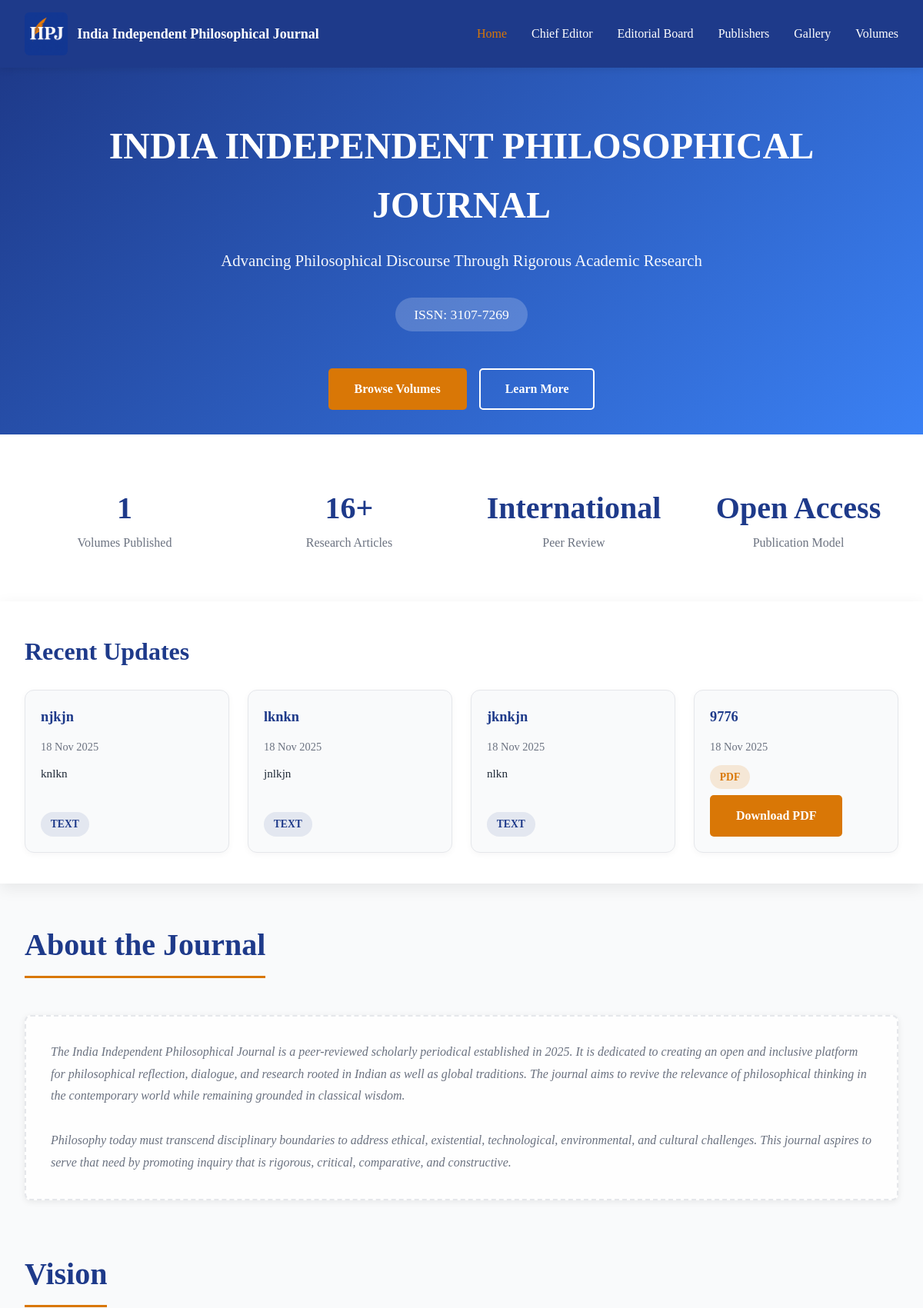
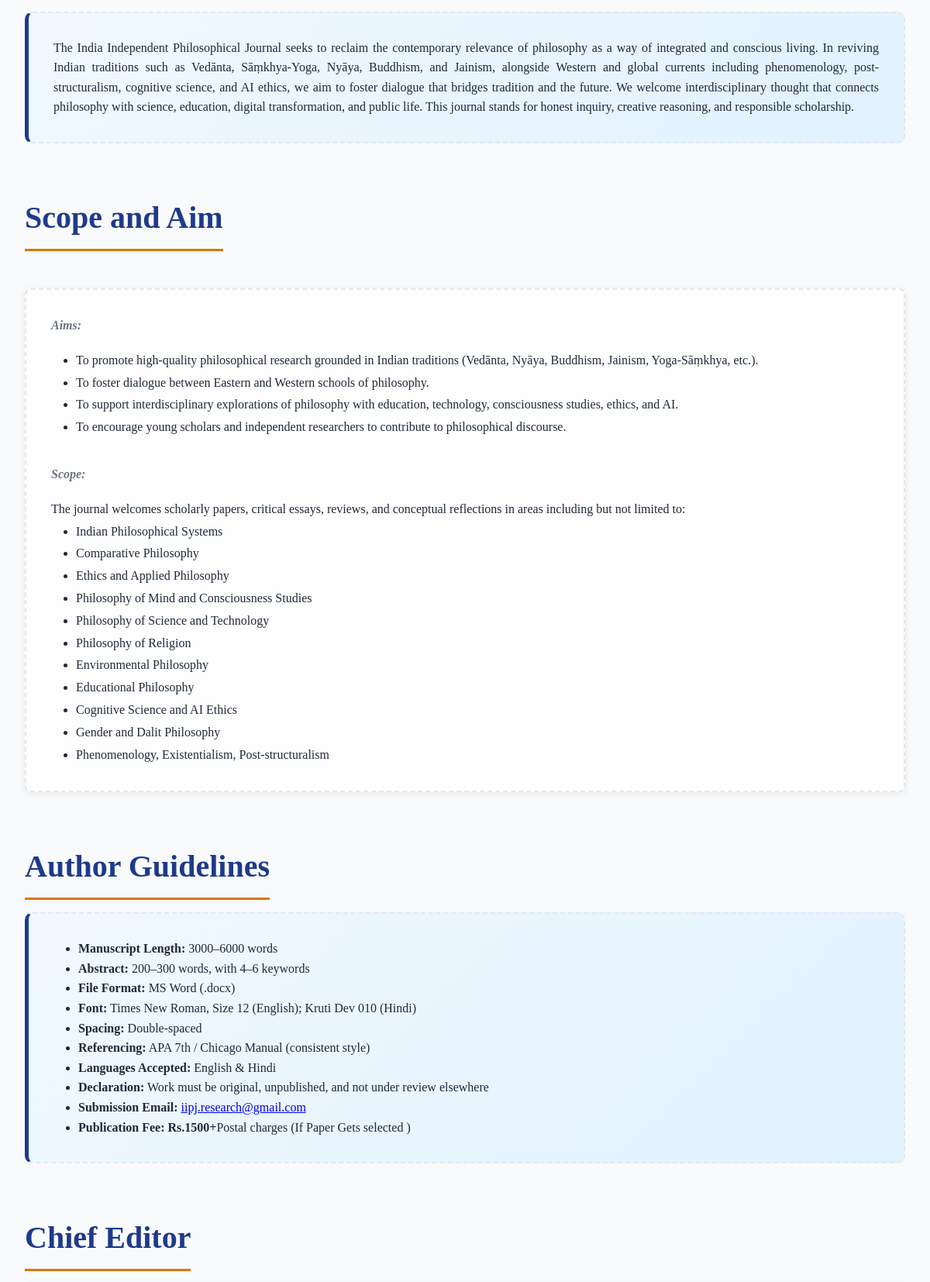
The page / (upper part) on the database its author committed (2 pictures, top to bottom).
### tables this page shows
CREATE TABLE `recent_updates` (
  `id` int(11) NOT NULL,
  `title` varchar(255) NOT NULL,
  `update_type` enum('text','pdf') NOT NULL DEFAULT 'text',
  `content` text DEFAULT NULL,
  `file_name` varchar(255) DEFAULT NULL,
  `file_size` int(11) DEFAULT NULL,
  `is_published` tinyint(1) NOT NULL DEFAULT 1,
  `published_at` datetime NOT NULL DEFAULT current_timestamp(),
  `created_at` timestamp NOT NULL DEFAULT current_timestamp(),
  `updated_at` timestamp NOT NULL DEFAULT current_timestamp() ON UPDATE current_timestamp()
);

### index.php (the view, shortened to what this page needs)
<?php
$db = getDBConnection();
$updatesStmt = $db->prepare("
    SELECT title, update_type, content, file_name, published_at
    FROM recent_updates
    WHERE is_published = 1
    ORDER BY published_at DESC
    LIMIT 5
");
$updatesStmt->execute();
$recentUpdates = $updatesStmt->fetchAll();
$shouldShowSlider = count($recentUpdates) > 4;
?>
<!DOCTYPE html>
<html lang="en">
<head>
</head>
<body>
  <nav class="navbar">
    <div class="nav-container">
      <a href="index.php" class="logo">
        <img src="assets/images/logo.png" alt="India Independent Philosophical Journal logo" />
        <span class="logo-text">India Independent Philosophical Journal</span>
      </a>
      <ul class="nav-menu" id="navMenu">
        <li><a href="index.php" class="active">Home</a></li>
        <li><a href="chief-editor.php">Chief Editor</a></li>
        <li><a href="editorial-members.php">Editorial Board</a></li>
        <li><a href="publishers.php">Publishers</a></li>
        <li><a href="gallery.php">Gallery</a></li>
        <li><a href="volumes.php">Volumes</a></li>
      </ul>
    </div>
  </nav>
  <section class="hero">
    <div class="hero-content">
      <h1>INDIA INDEPENDENT PHILOSOPHICAL JOURNAL</h1>
      <p class="subtitle">
        Advancing Philosophical Discourse Through Rigorous Academic Research
      </p>
      <div class="issn-badge">ISSN: 3107-7269</div>
      <div class="cta-buttons">
        <a href="volumes.php" class="btn btn-primary">Browse Volumes</a>
        <a href="#scope" class="btn btn-secondary">Learn More</a>
      </div>
    </div>
  </section>
  <section class="stats">
    <div class="stats-container">
      <div class="stat-item">
        <span class="stat-number">1</span>
        <span class="stat-label">Volumes Published</span>
      </div>
      <div class="stat-item">
        <span class="stat-number">16+</span>
        <span class="stat-label">Research Articles</span>
      </div>
      <div class="stat-item">
        <span class="stat-number">International</span>
        <span class="stat-label">Peer Review</span>
      </div>
      <div class="stat-item">
        <span class="stat-number">Open Access</span>
        <span class="stat-label">Publication Model</span>
      </div>
    </div>
  </section>
  <?php if (!empty($recentUpdates)): ?>
    <section class="recent-updates">
      <div class="updates-container">
        <div class="updates-header">
          <h2 class="updates-title">Recent Updates</h2>
        </div>
        <div class="updates-slider-area">
          <div class="updates-list <?php echo $shouldShowSlider ? 'slider-enabled' : ''; ?>" id="updatesSlider">
            <?php foreach ($recentUpdates as $update): ?>
              <div class="update-card" data-update-card tabindex="0" role="button" aria-label="View update details">
                <h3><?php echo htmlspecialchars($update['title']); ?></h3>
                <div class="update-meta">
                  <?php echo date('d M Y', strtotime($update['published_at'])); ?>
                </div>
                <?php if (!empty($update['content'])): ?>
                  <div class="update-content">
                    <?php echo nl2br(htmlspecialchars($update['content'])); ?>
                  </div>
                <?php endif; ?>
                <div class="update-actions">
                  <span class="badge <?php echo $update['update_type'] === 'pdf' ? 'badge-pdf' : 'badge-text'; ?>">
                    <?php echo strtoupper($update['update_type']); ?>
                  </span>
                  <?php if ($update['update_type'] === 'pdf' && !empty($update['file_name'])): ?>
                    <a href="<?php echo SITE_URL . '/uploads/updates/' . rawurlencode($update['file_name']); ?>"
                      class="btn btn-primary" target="_blank" rel="noopener" data-modal-ignore>Download PDF</a>
                  <?php endif; ?>
                </div>
              </div>
            <?php endforeach; ?>
          </div>
        </div>
      </div>
    </section>
  <?php endif; ?>
  <div class="container">
    <section class="section" id="scope">
      <h2 class="section-title">About the Journal</h2>
      <div class="section-content editable-content">
        <p class="content-placeholder">
          The India Independent Philosophical Journal is a peer-reviewed scholarly periodical established in 2025. It is
          dedicated to creating an open and inclusive platform for philosophical reflection, dialogue, and research
          rooted in Indian as well as global traditions. The journal aims to revive the relevance of philosophical
          thinking in the contemporary world while remaining grounded in classical wisdom.<br><br>
          Philosophy today must transcend disciplinary boundaries to address ethical, existential, technological,
          environmental, and cultural challenges. This journal aspires to serve that need by promoting inquiry that is
          rigorous, critical, comparative, and constructive.
        </p>
      </div>
    </section>
    <section class="section">
      <h2 class="section-title">Vision</h2>
      <div class="vision-box editable-content">
        <p class="content-placeholder">
        <p style="text-align: justify;">
          The India Independent Philosophical Journal seeks to reclaim the contemporary relevance of philosophy as a way
          of integrated and conscious living. In reviving Indian traditions such as Vedānta, Sāṃkhya-Yoga, Nyāya,
          Buddhism, and Jainism, alongside Western and global currents including phenomenology, post-structuralism,
          cognitive science, and AI ethics, we aim to foster dialogue that bridges tradition and the future. We welcome
          interdisciplinary thought that connects philosophy with science, education, digital transformation, and public
          life. This journal stands for honest inquiry, creative reasoning, and responsible scholarship.
        </p>
        </p>
      </div>
    </section>
    <section class="section" id="scope">
      <h2 class="section-title">Scope and Aim</h2>
      <div class="section-content editable-content">
        <p class="content-placeholder">
          <strong>Aims:</strong><br />
        <ul style="margin-top: 1rem; margin-left: 2rem">
          <li>To promote high-quality philosophical research grounded in Indian traditions (Vedānta, Nyāya, Buddhism,
            Jainism, Yoga-Sāṃkhya, etc.).</li>
          <li>To foster dialogue between Eastern and Western schools of philosophy.</li>
          <li>To support interdisciplinary explorations of philosophy with education, technology, consciousness studies,
            ethics, and AI.</li>
          <li>To encourage young scholars and independent researchers to contribute to philosophical discourse.</li>
        </ul>
        </p>
        <p class="content-placeholder" style="margin-top: 2rem;">
          <strong>Scope:</strong><br />
        <p style="margin-top: 1rem;">The journal welcomes scholarly papers, critical essays, reviews, and conceptual
          reflections in areas including but not limited to:</p>
        <ul style="margin-left: 2rem">
          <li>Indian Philosophical Systems</li>
          <li>Comparative Philosophy</li>
          <li>Ethics and Applied Philosophy</li>
          <li>Philosophy of Mind and Consciousness Studies</li>
          <li>Philosophy of Science and Technology</li>
          <li>Philosophy of Religion</li>
          <li>Environmental Philosophy</li>
          <li>Educational Philosophy</li>
          <li>Cognitive Science and AI Ethics</li>
          <li>Gender and Dalit Philosophy</li>
          <li>Phenomenology, Existentialism, Post-structuralism</li>
        </ul>
        </p>
      </div>
    </section>
    <section class="section">
      <h2 class="section-title">Author Guidelines</h2>
      <div class="vision-box editable-content">
        <p class="content-placeholder">
        <p style="text-align: justify;">
        <ul style="margin-left: 2rem">
          <li><b>Manuscript Length:</b> 3000–6000 words</li>
          <li><b>Abstract:</b> 200–300 words, with 4–6 keywords</li>
          <li><b>File Format:</b> MS Word (.docx)</li>
          <li><b>Font:</b> Times New Roman, Size 12 (English); Kruti Dev 010 (Hindi)</li>
          <li><b>Spacing:</b> Double-spaced</li>
          <li><b>Referencing:</b> APA 7th / Chicago Manual (consistent style)</li>
          <li><b>Languages Accepted:</b> English & Hindi</li>
          <li><b>Declaration:</b> Work must be original, unpublished, and not under review elsewhere</li>
          <li><b>Submission Email:</b> <a href="mailto:iipj.research@gmail.com">iipj.research@gmail.com</a></li>
          <li><b>Publication Fee: Rs.1500+</b>Postal charges (If Paper Gets selected )</li>
        </ul>
        </p>
        </p>
      </div>
    </section>
    <section class="section">
      <h2 class="section-title">Chief Editor</h2>
    </section>
  </div>
</body>
</html>

### rows shown on the page
recent_updates: title "njkjn", published_at "18 Nov 2025", content "knlkn", update_type "TEXT"
recent_updates: title "lknkn", published_at "18 Nov 2025", content "jnlkjn", update_type "TEXT"
recent_updates: title "jknkjn", published_at "18 Nov 2025", content "nlkn", update_type "TEXT"
recent_updates: title "9776", published_at "18 Nov 2025", update_type "PDF"
